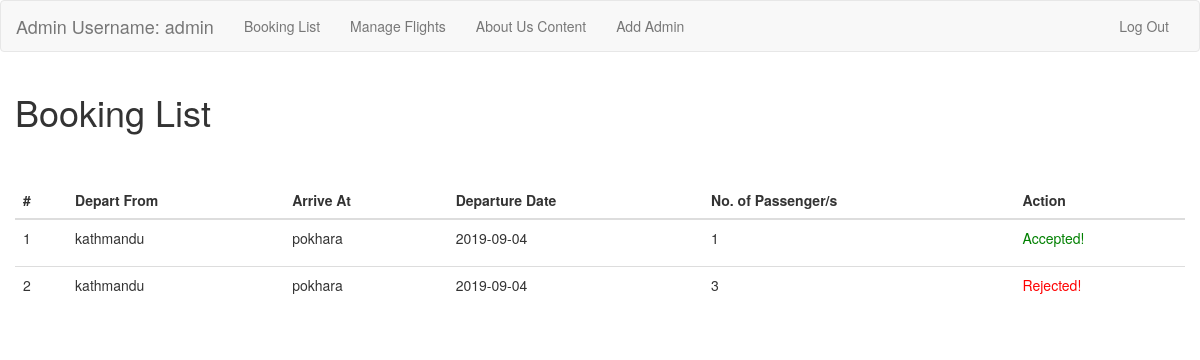
Screenshot of /admin/dashboard/dashboard.php (signed in) with the database file from the repository.
### tables this page shows
CREATE TABLE `booking` (
  `id` int(10) NOT NULL,
  `departfrom` varchar(255) NOT NULL,
  `arriveat` varchar(255) NOT NULL,
  `departdate` date NOT NULL,
  `passengerno` int(10) NOT NULL,
  `acceptance` int(10) NOT NULL
);

### admin/dashboard/page/bookinglist.php (the view, shortened to what this page needs)
<?php
include '../../config/connect.php';
$result=$con->query("SELECT * FROM booking");
 ?>
<section class="booking-list">
  <div class="container-fluid">
    <h1>Booking List</h1>
    <br><br>
    <table class="table table-hover">
      <thead>
        <tr>
        <th>#</th>
        <th>Depart From</th>
        <th>Arrive At</th>
        <th>Departure Date</th>
        <th>No. of Passenger/s</th>
        <th>Action</th>
      </tr>
      </thead>
      <tbody>
        <?php
        while ($row = $result->fetch_assoc()):
          ?>
        <tr>
          <form class="" action="page/process/rejectbooking.php?id=<?= $row['id']; ?>" method="post" role="form">
          <td><?= $row['id'] ?></td>
          <td><?= $row['departfrom'] ?></td>
          <td><?= $row['arriveat'] ?></td>
          <td><?= $row['departdate'] ?></td>
          <td><?= $row['passengerno'] ?></td>
          <td><?php
          $accept=$row['acceptance'];
          if ($accept==1) {
            echo "<p style='color:green;'>Accepted!</p>";
          }
          elseif ($accept==2) {
            echo "<p style='color:red;'>Rejected!</p>";
          }
          else {
            echo "<input type='submit' name='submit' value='Accept' class='btn btn-success'>  ||
            <input type='submit' name='submit' class='btn btn-danger' value='Reject' >";
          }
           ?>
          </td>
          </form>
        </tr>
        <?php endwhile; ?>
      </tbody>
    </table>
  </div>
</section>

### rows the page displays
booking: id "1", departfrom "kathmandu", arriveat "pokhara", departdate "2019-09-04", passengerno "1", acceptance "Accepted!"
booking: id "2", departfrom "kathmandu", arriveat "pokhara", departdate "2019-09-04", passengerno "3", acceptance "Rejected!"

### other values shown
$_SESSION['admin'] "admin"
